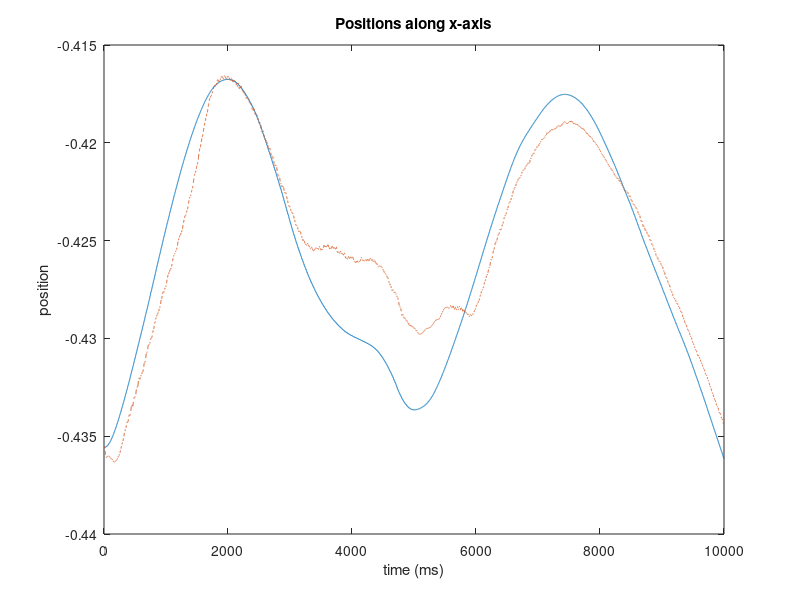
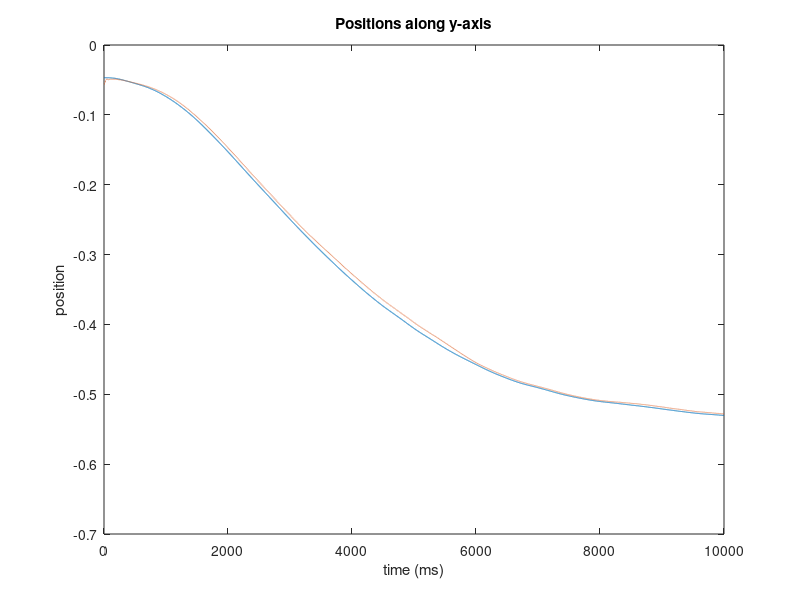
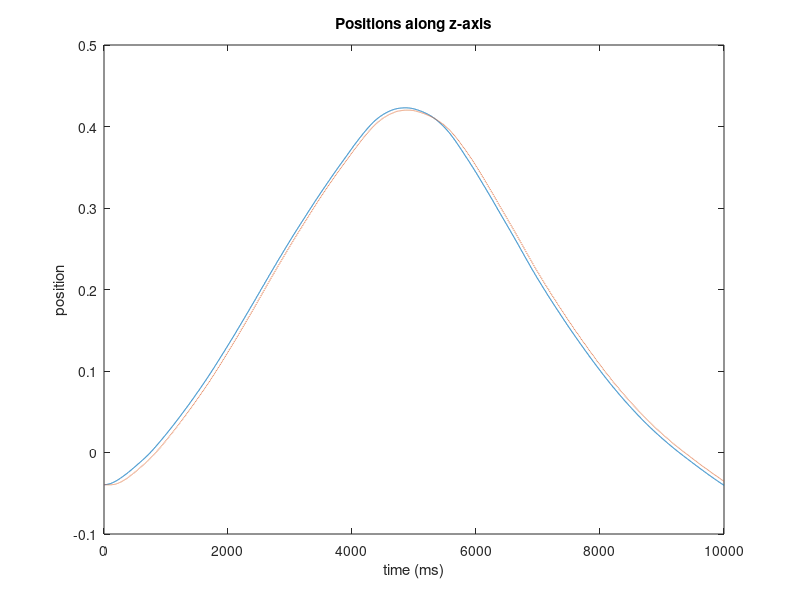

Source code (MATLAB) for these figures, in order:
close all
clear all

A=load('DemonstratedTrajectory_sim_to_real.txt');
B= load('ExecutedTrajectory.txt');

t=B(:,1);
X=B(:,5);
Y=B(:,9);
Z=B(:,13);

figure(1)
plot(A(:,1))
hold on
plot(X,'--' )
title('Positions along x-axis')
xlabel('time (ms)')
ylabel('position')

figure(2)
plot(A(:,2))
hold on
plot(Y,'--' )
title('Positions along y-axis')
xlabel('time (ms)')
ylabel('position')

figure(3)
plot(A(:,3))
hold on
plot(Z,'--' )
title('Positions along z-axis')
xlabel('time (ms)')
ylabel('position')




